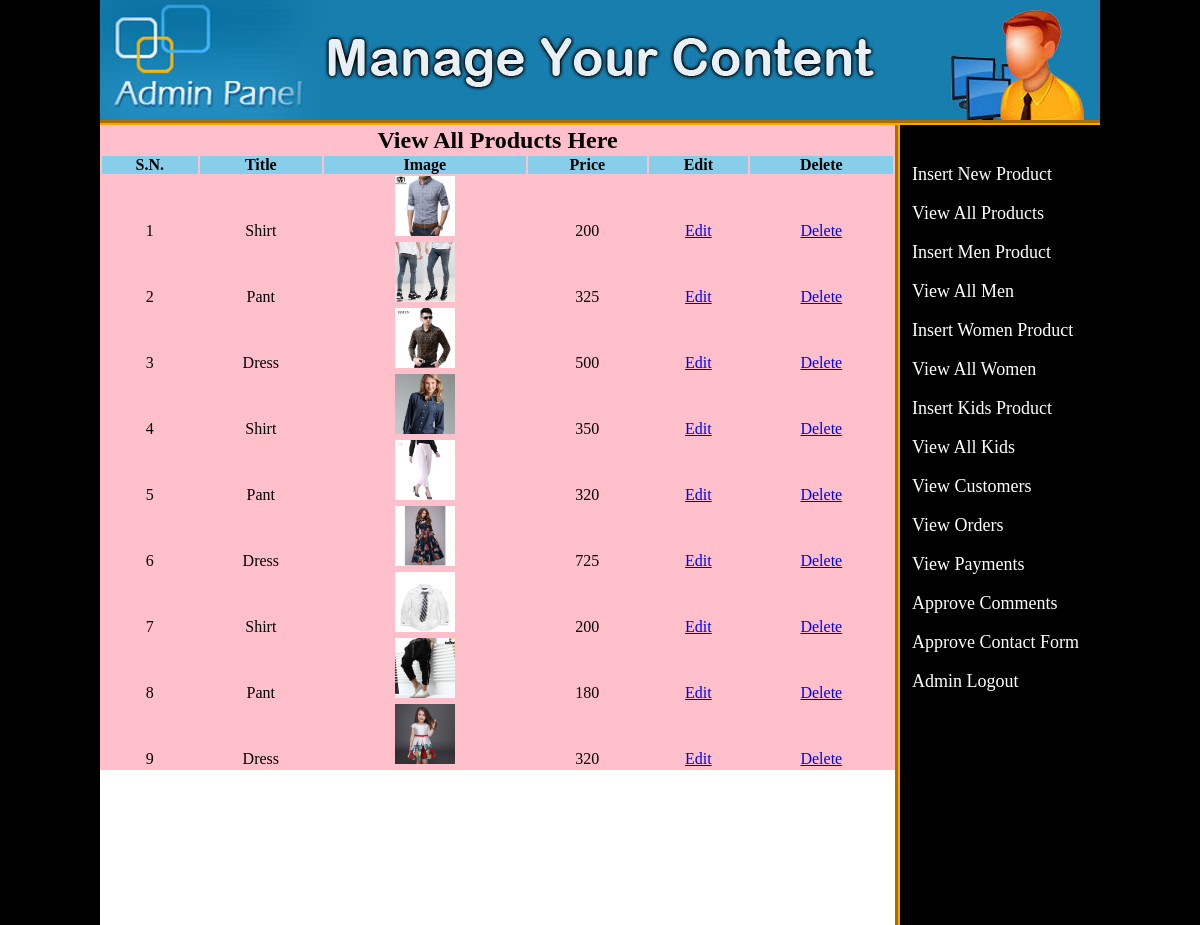
The page /admin_area/index.php?view_products on the database its author committed.
### tables this page shows
CREATE TABLE `products` (
  `product_id` int(100) NOT NULL,
  `product_men` int(100) NOT NULL,
  `product_women` int(100) NOT NULL,
  `product_kids` int(100) NOT NULL,
  `product_title` varchar(200) NOT NULL,
  `product_price` int(100) NOT NULL,
  `product_descrip` text NOT NULL,
  `product_image` text NOT NULL,
  `product_keywords` text NOT NULL
);

### admin_area/view_products.php (the view)
<table width="795" align="center" bgcolor="pink">
	<tr align="center">
	<td colspan="6"><h2>View All Products Here</h2></td>
	</tr>
	<tr align="center" bgcolor="skyblue">
		<th>S.N.</th>
		<th>Title</th>
		<th>Image</th>
		<th>Price</th>
		<th>Edit</th>
		<th>Delete</th>
	</tr>
	<?php
		include("includes/db.php");
		$get_pro = "select * from products";
		$run_pro = mysqli_query($con, $get_pro);
		$i = 0;
		while ($row_pro = mysqli_fetch_array($run_pro)){
				$pro_id = $row_pro['product_id'];
				$pro_title = $row_pro['product_title'];
				$pro_image = $row_pro['product_image'];
				$pro_price = $row_pro['product_price'];
				$i++;
	?>
	<tr align="center">
		<td><?php echo $i; ?></td>
		<td><?php echo $pro_title; ?></td>
		<td><img src="product_images/<?php echo $pro_image;?>" width="60" height="60"/></td>
		<td><?php echo $pro_price; ?></td>
		<td><a href="index.php?edit_pro=<?php echo $pro_id; ?>">Edit</a></td>
		<td><a href="delete_pro.php?delete_pro=<?php echo $pro_id; ?>">Delete</a></td>
	</tr>
	<?php } ?>
</table>

### admin_area/styles/style.css (style rules this page uses)
html, body, div, span, applet, object, iframe, h1, h2, h3, h4, h5, h6, p, blockquote, pre, a, abbr, acronym, address, big, cite, code, del, dfn, em, img, ins, kbd, q, s, samp, small, strike, strong, sub, sup, tt, var, b, u, i, center, dl, dt, dd, ol, ul, li, fieldset, form, label, legend, table, caption, tbody, tfoot, thead, tr, th, td, article, aside, canvas, details, embed, figure, figcaption, footer, header, hgroup, menu, nav, output, ruby, section, summary, time, mark, audio, video { margin: 0; padding: 0; border: 0; vertical-align: baseline; }
body { background:black; }

### rows shown on the page
products: product_title "Shirt", product_image (picture), product_price "200"
products: product_title "Pant", product_image (picture), product_price "325"
products: product_title "Dress", product_image (picture), product_price "500"
products: product_title "Shirt", product_image (picture), product_price "350"
products: product_title "Pant", product_image (picture), product_price "320"
products: product_title "Dress", product_image (picture), product_price "725"
products: product_title "Shirt", product_image (picture), product_price "200"
products: product_title "Pant", product_image (picture), product_price "180"
products: product_title "Dress", product_image (picture), product_price "320"
